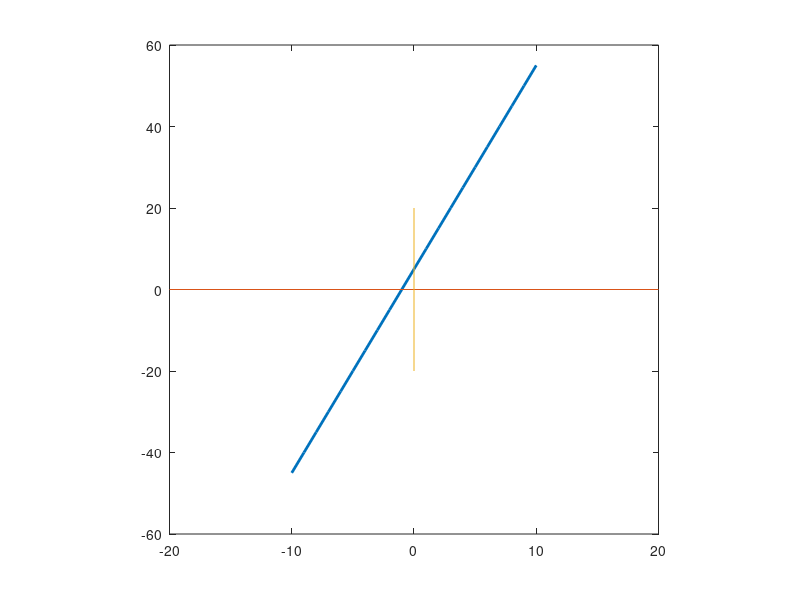

Reproduce this figure in MATLAB.
%d draw a line y=mx+c
clc
clear all
disp('draw a line')
m=input('enter the slope=\n');
c=input('enter the intersect=\n');
x=-10:1:10;
y=m*x+c;
plot(x,y,'linewidth',2)
hold on
plot([-20,20],[0,0])
plot([0,0],[-20,20])
hold off
axis square
